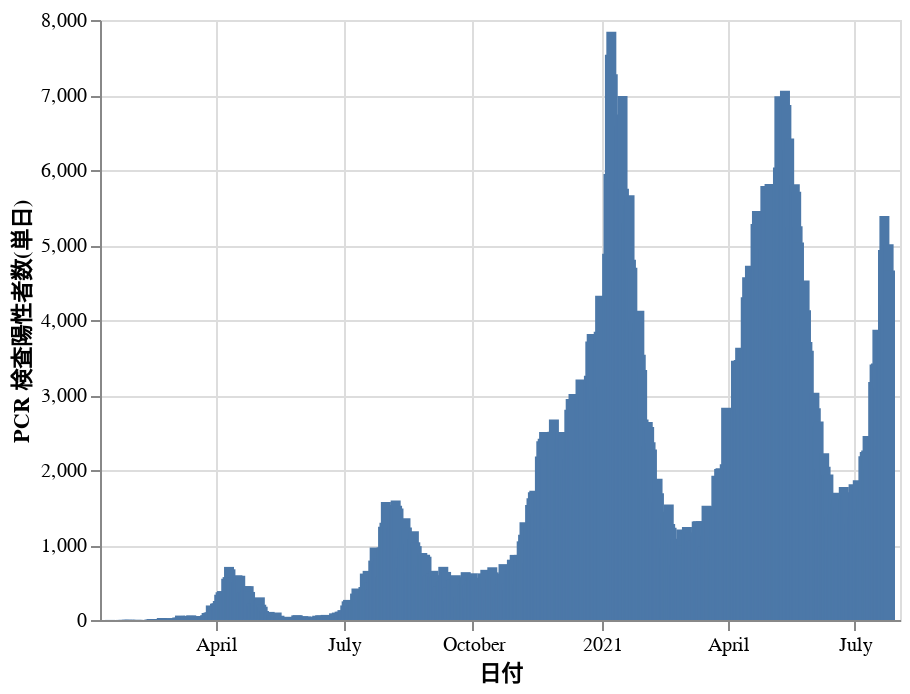

The notebook cell this image was saved under:
### Code cell
import altair as alt  # グラフ描画ライブラリ
import pandas as pd # CSVデータを扱うライブラリ
source = pd.read_csv('pcr_positive_daily.csv')
alt.Chart(source).mark_bar().encode(x='日付:T', y='PCR 検査陽性者数(単日)')

### Figure 1 — Vega-Lite specification as saved in the notebook (floating-point values rounded to 4 significant figures; data arrays with more than 128 entries replaced by an {"elided": "..."} marker saying what was removed)
{"config": {"view": {"continuousWidth": 400, "continuousHeight": 300}}, "data": {"name": "data-d0af90114a1af931f151388e9dec4129"}, "mark": "bar", "encoding": {"x": {"type": "temporal", "field": "日付"}, "y": {"type": "quantitative", "field": "PCR 検査陽性者数(単日)"}}, "$schema": "https://vega.github.io/schema/vega-lite/v4.8.1.json", "datasets": {"data-d0af90114a1af931f151388e9dec4129": {"elided": "558 records"}}}
